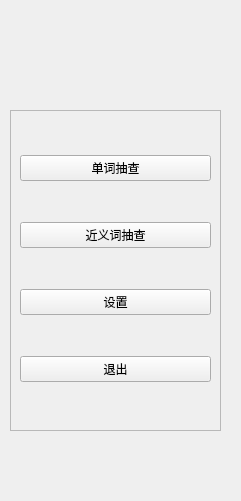
<?xml version="1.0" encoding="UTF-8"?>
<ui version="4.0">
 <class>SynonymSpotCheckProgram</class>
 <widget class="QMainWindow" name="SynonymSpotCheckProgram">
  <property name="geometry">
   <rect>
    <x>0</x>
    <y>0</y>
    <width>241</width>
    <height>501</height>
   </rect>
  </property>
  <property name="windowTitle">
   <string>MainWindow</string>
  </property>
  <widget class="QWidget" name="centralwidget">
   <widget class="QFrame" name="frame">
    <property name="geometry">
     <rect>
      <x>10</x>
      <y>110</y>
      <width>211</width>
      <height>321</height>
     </rect>
    </property>
    <property name="frameShape">
     <enum>QFrame::StyledPanel</enum>
    </property>
    <property name="frameShadow">
     <enum>QFrame::Raised</enum>
    </property>
    <layout class="QVBoxLayout" name="verticalLayout">
     <item>
      <widget class="QPushButton" name="pushButton">
       <property name="text">
        <string>单词抽查</string>
       </property>
      </widget>
     </item>
     <item>
      <widget class="QPushButton" name="pushButton_2">
       <property name="text">
        <string>近义词抽查</string>
       </property>
      </widget>
     </item>
     <item>
      <widget class="QPushButton" name="pushButton_4">
       <property name="text">
        <string>设置</string>
       </property>
      </widget>
     </item>
     <item>
      <widget class="QPushButton" name="pushButton_3">
       <property name="text">
        <string>退出</string>
       </property>
      </widget>
     </item>
    </layout>
   </widget>
  </widget>
 </widget>
 <resources/>
 <connections/>
</ui>
